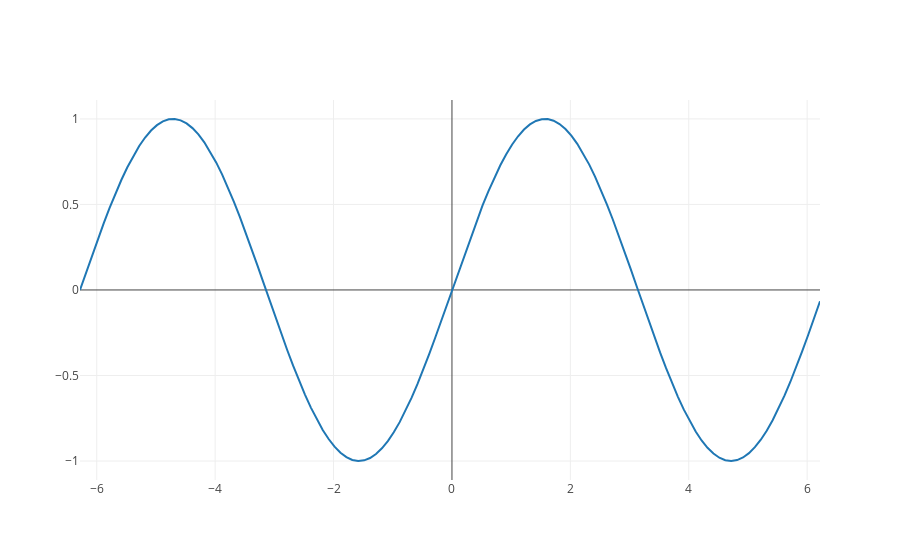

The notebook cell saved with this chart:
### Markdown cell above
## Default Plotly

### Code cell
xarray = np.arange(-2*np.pi, 2*np.pi, 0.1)
tpu.pl.iplot([{"x": xarray, "y": np.sin(xarray)}])
